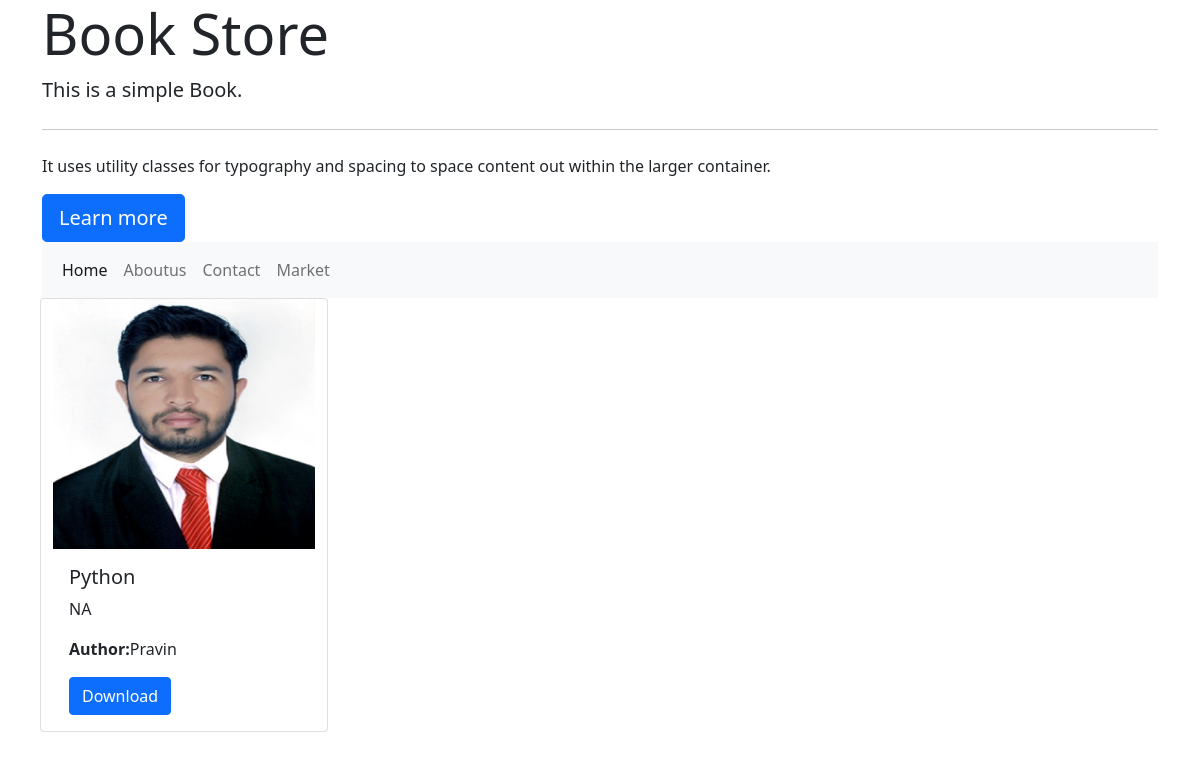
The page / on the database its author committed.
### books/models.py (models this page shows, shortened)
class Book(models.Model):
    booktitle=models.CharField(max_length=50)
    boodetails=models.CharField(max_length=100)
    bookauthor=models.CharField(max_length=50)
    bookimage=models.ImageField(upload_to='images/')
    bookpath=models.FileField(upload_to='book_path/')

### books/views.py (the view)
# urls.py: path('', views.index,name="index"),
def index(request):
    books=Book.objects
    return render(request,"index.html",{'books':books})

### books/templates/index.html (shortened to what this page needs)
  {% extends 'header.html' %}
  {% block content %}
    <div class="row">
      {% for book in books.all %}
        <div class="card" style="width: 18rem; margin-left: 10px;">
            <img src="{{ book.bookimage.url }}" class="card-img-top" alt="..." style="height: 250px;">
            <div class="card-body">
              <h5 class="card-title">{{book.booktitle}}</h5>
              <p class="card-text">{{book.boodetails}}</p>
              <p ><B>Author:</B>{{book.bookauthor}}</p>
              <a href="{{book.bookpath.url}}"Download class="btn btn-primary">Download</a>
            </div>
          </div>
      {% endfor %}
      {% endblock content %}

### rows shown on the page
Book: bookimage (picture), booktitle "Python", boodetails "NA", bookauthor "Pravin"
